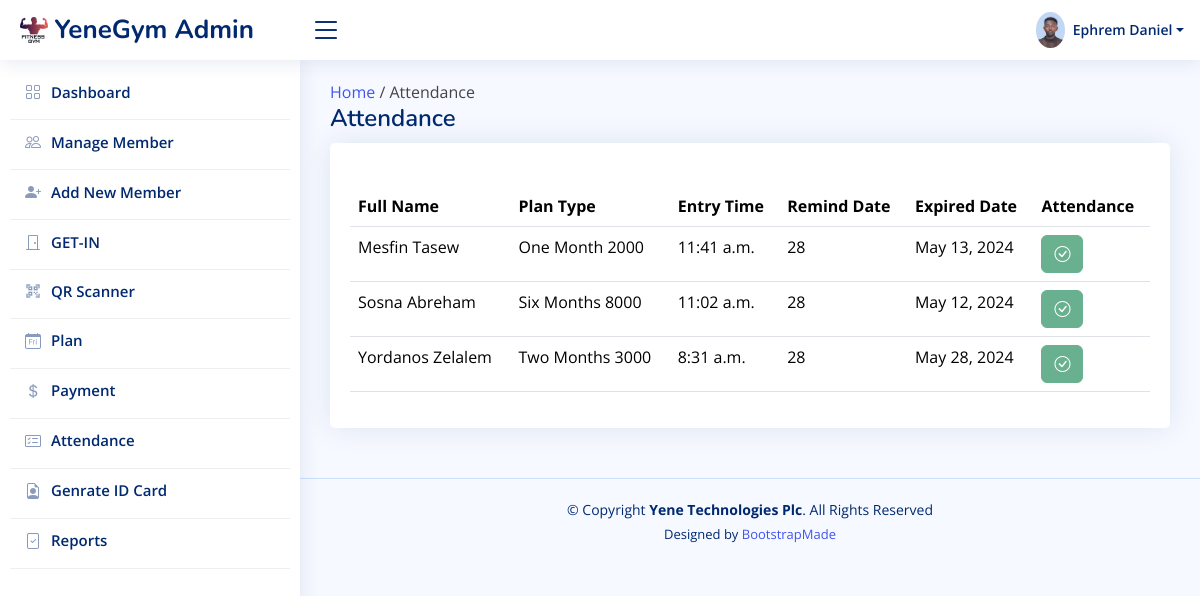
Page /attendance/ (signed in) on the committed database.
### gymManagement/models.py (models this page shows, shortened)
class Attendance(models.Model):
    gymMember=models.ForeignKey(GymMember,on_delete=models.CASCADE)
    workoutTime=models.TimeField(default=datetime.datetime.now())
    workoutDate=models.DateField(default=datetime.date.today())
    noPerDay=models.IntegerField(default=0)

class GymMember(models.Model):
    firstName=models.CharField(max_length=50)
    lastName=models.CharField(max_length=50)
    email=models.CharField(max_length=50)
    phone=models.CharField(max_length=14,default='0900000000')
    gender=models.CharField(max_length=8,default="Male")
    photo=models.ImageField(upload_to='upload/profile',blank=True,null=True,default='upload/profile/defaultUserImg.jpeg')
    plan=models.ForeignKey(Plan,on_delete=models.SET_NULL,null=True,blank=True)
    expireDate=models.DateField(default=datetime.date.today())
    joinedAt=models.DateField(default=datetime.date.today())
    paidAt=models.DateTimeField(default=datetime.datetime.today())
    active=models.BooleanField(default=True)

class Plan(models.Model):
    name=models.CharField(max_length=50,default='normal')
    title=models.CharField(max_length=50)
    period=models.IntegerField(default=30)
    price=models.IntegerField(default=0)
    createdAt=models.DateTimeField(default=datetime.datetime.today())
    def __str__(self) -> str:
        return self.title + " " + str(self.price)

### gymManagement/views.py (the view)
# urls.py: path('attendance/',views.attendance,name='attendance'),
def attendance(request):
    if request.user.is_authenticated:
        try:
            todayAttendance=models.Attendance.objects.filter(workoutDate=datetime.date.today()).order_by('-workoutTime')
            print(todayAttendance)
            context={
                'todayAttendance':todayAttendance
            }
        except:
            messages.error(request,'No attendance takey yet')
            context={
                'attendance':[]
            }
        return render(request,'attendance.html',context)
    messages.error(request,'login first')
    return render(request,'login.html')

### gymManagement/templates/attendance.html
{% extends 'base.html'%}
{% load static %}
{% block content %}
  <main id="main" class="main">
    <a href="{% url 'home' %}">Home</a> / Attendance
    <div class="pagetitle">
      <h1>Attendance</h1>
    </div>
    <section class="section">
      <div class="row">
        <div class="col-12">
      <div class="card overflow-auto">
        <div class="card-body">
          <h5 class="card-title"></h5>
          <table class="table datatable">
            <thead>
              <tr>
                <th scope="col">Full Name</th>
                <th scope="col">Plan Type</th>
                <th scope="col">Entry Time</th>
                <th scope="col">Remind Date</th>
                <th scope="col">Expired Date</th>
                <th scope="col">Attendance</th>
              </tr>
            </thead>
            <tbody>
              {% for attendance in todayAttendance%}
              <tr>
                <td>{{attendance.gymMember.firstName}} {{attendance.gymMember.lastName}}</td>
                <td>{{attendance.gymMember.plan}}</td>
                <td>{{attendance.workoutTime}}</td>
                <td>28</td>
                <td>{{attendance.gymMember.joinedAt}}</td>
                <td><button class="btn btn-success" disabled><i class="bi bi-check-circle"></i></button></td>
              </tr>
              {% endfor %}
            </tbody>
          </table>
        </div>
      </div>
    </div>
    </div>
    </section>
  </main>
{% endblock %}

### static/assets/css/style.css (style rules this page uses)
:root { scroll-behavior: smooth; }
body { font-family: "Open Sans", sans-serif; background: #f6f9ff; color: #444444; }
a { color: #4154f1; text-decoration: none; }
h1, h2, h3, h4, h5, h6 { font-family: "Nunito", sans-serif; }
#main { margin-top: 60px; padding: 20px 30px; transition: all 0.3s; }
.pagetitle { margin-bottom: 10px; }
.pagetitle h1 { font-size: 24px; margin-bottom: 0; font-weight: 600; color: #012970; }
.card { margin-bottom: 30px; border: none; border-radius: 5px; box-shadow: 0px 0 30px rgba(1, 41, 112, 0.1); }
.card-title { padding: 20px 0 15px 0; font-size: 18px; font-weight: 500; color: #012970; font-family: "Poppins", sans-serif; }
.card-body { padding: 0 20px 20px 20px; }
@media (min-width: 1200px) { #main, #footer { margin-left: 300px; } }

### rows in the picture
Attendance: gymMember.firstName "Mesfin", gymMember.lastName "Tasew", gymMember.plan "One Month 2000", workoutTime "11:41 a.m.", gymMember.joinedAt "May 13, 2024"
Attendance: gymMember.firstName "Sosna", gymMember.lastName "Abreham", gymMember.plan "Six Months 8000", workoutTime "11:02 a.m.", gymMember.joinedAt "May 12, 2024"
Attendance: gymMember.firstName "Yordanos", gymMember.lastName "Zelalem", gymMember.plan "Two Months 3000", workoutTime "8:31 a.m.", gymMember.joinedAt "May 28, 2024"
